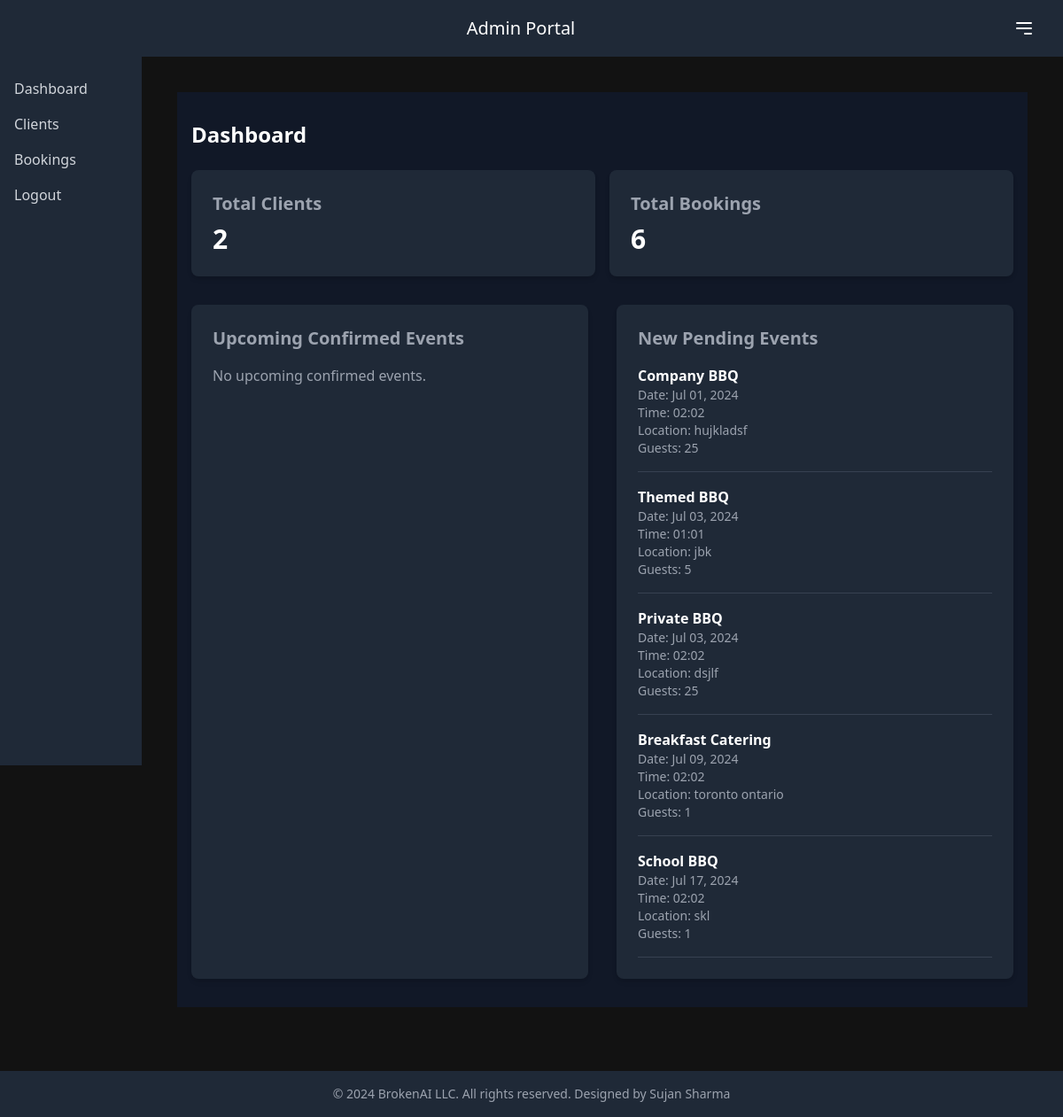
Before: /admin-portal/ (signed in) with the older database file.
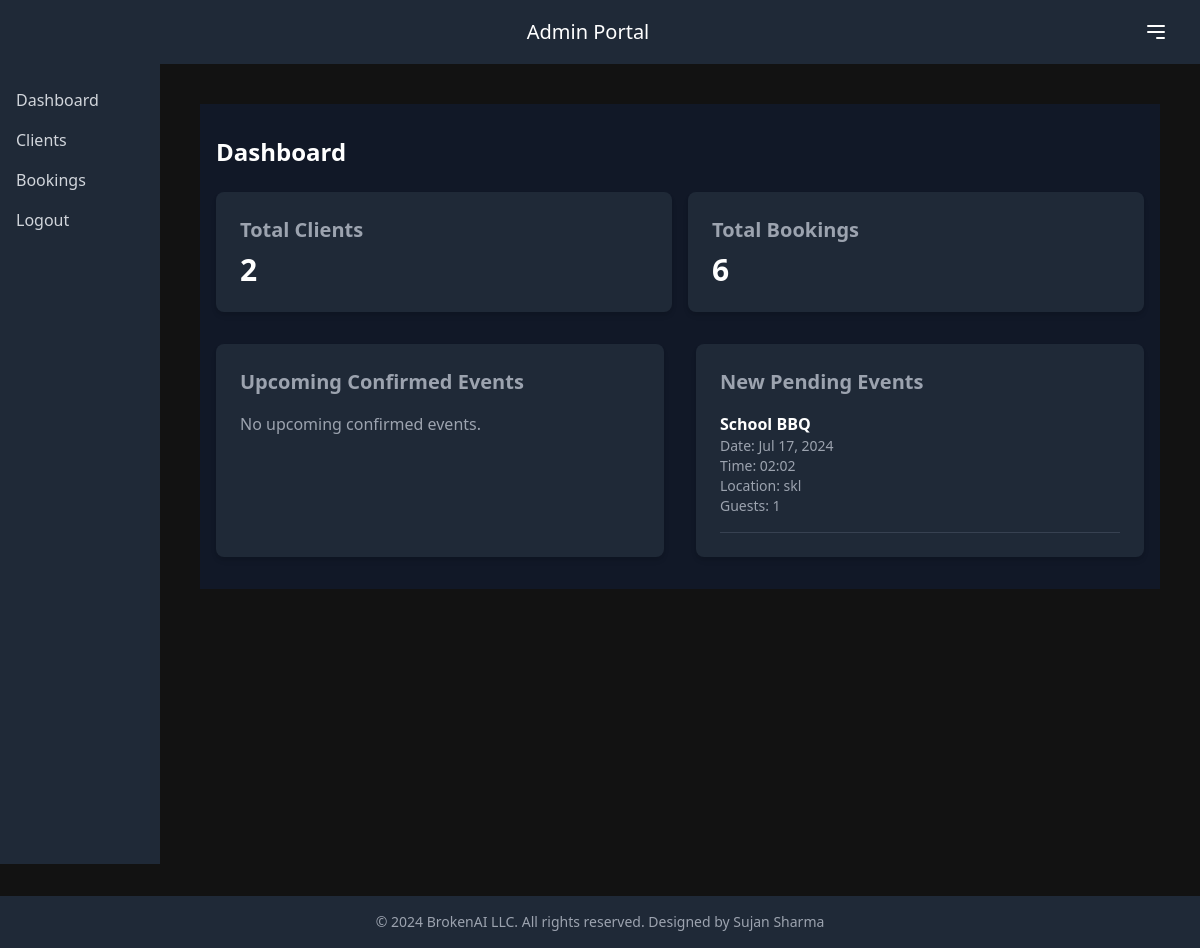
After: the same page with the newer database file.
### accounts/models.py (models this page shows, shortened)
class BBQBooking(models.Model):
    user = models.ForeignKey(settings.AUTH_USER_MODEL, on_delete=models.CASCADE, related_name='bbq_bookings')
    status = models.IntegerField(default=0)  # 0: Pending, 1: Confirmed, 2: Cancelled, 3: Completed
    date = models.DateField()
    time = models.TimeField()
    location = models.CharField(max_length=255)
    guests = models.IntegerField()
    EVENT_TYPES = [
        ('private', 'Private BBQ'),
        ('company', 'Company BBQ'),
        ('wedding', 'Wedding BBQ'),
        ('school', 'School BBQ'),
        ('themed', 'Themed BBQ'),
        ('breakfast', 'Breakfast Catering'),
        ('holiday', 'Holiday Catering'),
    ]
    event_type = models.CharField(max_length=20, choices=EVENT_TYPES, default='private')
    MAIN_DISHES = [
        ('beef', 'Beef'),
        ('chicken', 'Chicken'),
        ('pork', 'Pork'),
        ('fish', 'Fish'),
    ]
    main_dishes = models.JSONField()  # Store as {"beef": 10, "chicken": 5, ...}
    SIDE_DISHES = [
        ('salad', 'Salad'),
        ('corn', 'Corn'),
        ('potatoes', 'Potatoes'),
        ('beans', 'Beans'),
        ('coleslaw', 'Coleslaw'),
    ]
    side_dishes = models.JSONField()  # Store as {"salad": 15, "corn": 10, ...}
    DESSERTS = [
        ('ice_cream', 'Ice Cream'),
        ('fruit', 'Fruit'),
    ]
    desserts = models.JSONField()  # Store as {"ice_cream": 20, "fruit": 10}
    drinks = models.IntegerField()  # Total number of drinks (same as guests)

### admin_portal/views.py (the view)
# urls.py: path('', views.admin_dashboard, name='admin_home'),
@staff_member_required
def admin_dashboard(request):
    total_clients = CustomUser.objects.count()
    total_bookings = BBQBooking.objects.count()
    upcoming_events = BBQBooking.objects.filter(
        status=1,
        date__gte=timezone.now().date()
    ).order_by('date', 'time')[:5]
    new_events = BBQBooking.objects.filter(status=0).order_by('date', 'time')[:5]
    context = {
        'total_clients': total_clients,
        'total_bookings': total_bookings,
        'upcoming_events': upcoming_events,
        'new_events': new_events,
    }
    return render(request, 'dashboard.html', context)

### admin_portal/templates/dashboard.html (shortened to what this page needs)
{% extends "admin_base.html" %}
{% block admin_content %}
<div class="container mx-auto px-4 py-8 bg-gray-900 text-gray-300">
    <h1 class="text-2xl font-bold mb-6 text-white">Dashboard</h1>
    <div class="grid grid-cols-2 gap-4 mb-8">
        <div class="bg-gray-800 rounded-lg shadow-md p-6">
            <h2 class="text-xl font-semibold mb-2 text-gray-400">Total Clients</h2>
            <p class="text-3xl font-bold text-white">{{ total_clients }}</p>
        </div>
        <div class="bg-gray-800 rounded-lg shadow-md p-6">
            <h2 class="text-xl font-semibold mb-2 text-gray-400">Total Bookings</h2>
            <p class="text-3xl font-bold text-white">{{ total_bookings }}</p>
        </div>
    </div>
    <div class="grid grid-cols-2 gap-8">
        <div class="bg-gray-800 rounded-lg shadow-md p-6">
            <h2 class="text-xl font-semibold mb-4 text-gray-400">Upcoming Confirmed Events</h2>
            {% if upcoming_events %}
            <ul class="space-y-4">
                {% for event in upcoming_events %}
                <li class="border-b border-gray-700 pb-4">
                    <p class="font-semibold text-white">{{ event.get_event_type_display }}</p>
                    <p class="text-sm text-gray-400">Date: {{ event.date|date:"M d, Y" }}</p>
                    <p class="text-sm text-gray-400">Time: {{ event.time|time:"H:i" }}</p>
                    <p class="text-sm text-gray-400">Location: {{ event.location }}</p>
                    <p class="text-sm text-gray-400">Guests: {{ event.guests }}</p>
                </li>
                {% endfor %}
            </ul>
            {% else %}
            <p class="text-gray-400">No upcoming confirmed events.</p>
            {% endif %}
        </div>
        <div class="bg-gray-800 rounded-lg shadow-md p-6">
            <h2 class="text-xl font-semibold mb-4 text-gray-400">New Pending Events</h2>
            {% if new_events %}
            <ul class="space-y-4">
                {% for event in new_events %}
                <li class="border-b border-gray-700 pb-4 hover:bg-gray-700 transition-colors duration-200 cursor-pointer event-item"
                    data-event-id="{{ event.id }}">
                    <p class="font-semibold text-white">{{ event.get_event_type_display }}</p>
                    <p class="text-sm text-gray-400">Date: {{ event.date|date:"M d, Y" }}</p>
                    <p class="text-sm text-gray-400">Time: {{ event.time|time:"H:i" }}</p>
                    <p class="text-sm text-gray-400">Location: {{ event.location }}</p>
                    <p class="text-sm text-gray-400">Guests: {{ event.guests }}</p>
                </li>
                {% endfor %}
            </ul>
            {% else %}
            <p class="text-gray-400">No new pending events.</p>
            {% endif %}
        </div>
    </div>
</div>
{% endblock %}

Changed rows visible on the page:
no longer on this page (row edited): BBQBooking: event_type "Company BBQ", date "Jul 01, 2024", time "02:02", location "hujkladsf", guests "25"
no longer on this page (row edited): BBQBooking: event_type "Themed BBQ", date "Jul 03, 2024", time "01:01", location "jbk", guests "5"
no longer on this page (row edited): BBQBooking: event_type "Private BBQ", date "Jul 03, 2024", time "02:02", location "dsjlf", guests "25"
no longer on this page (row edited): BBQBooking: event_type "Breakfast Catering", date "Jul 09, 2024", time "02:02", location "toronto ontario", guests "1"
